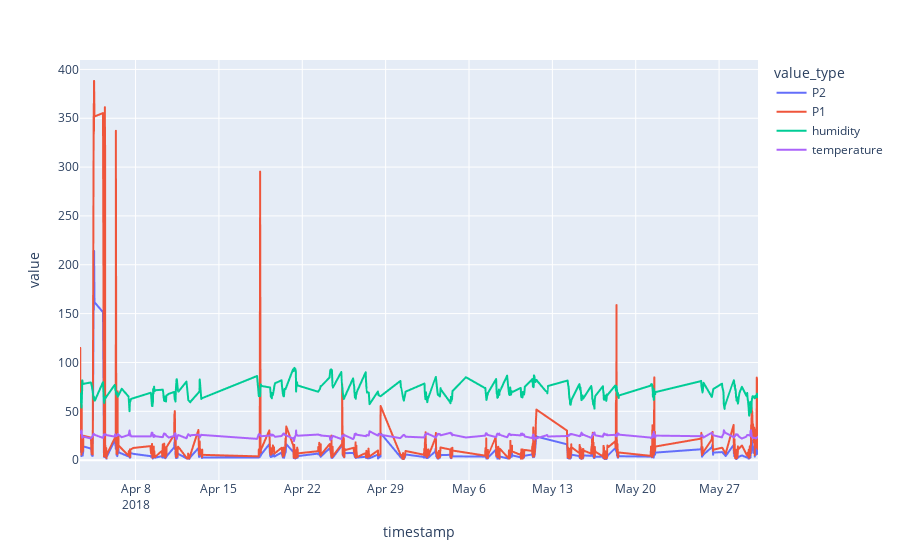

Notebook source saved alongside this figure:
### Markdown cell above
# let's see the values of humidity and staf during the whole time lapse

### Code cell
fig = px.line(df, x='timestamp', y='value', color='value_type')
fig.show()

### Figure 1 — Plotly figure (JSON) as saved in the notebook; plotly's stock layout.template omitted (floating-point values rounded to 4 significant figures; data arrays with more than 128 entries replaced by an {"elided": "..."} marker saying what was removed)
{"data": [{"hovertemplate": "value_type=P2<br>timestamp=%{x}<br>value=%{y}<extra></extra>", "legendgroup": "P2", "line": {"color": "#636efa", "dash": "solid"}, "marker": {"symbol": "circle"}, "mode": "lines", "name": "P2", "showlegend": true, "type": "scattergl", "x": {"elided": "2043 str values"}, "xaxis": "x", "y": {"elided": "2043 float values"}, "yaxis": "y"}, {"hovertemplate": "value_type=P1<br>timestamp=%{x}<br>value=%{y}<extra></extra>", "legendgroup": "P1", "line": {"color": "#EF553B", "dash": "solid"}, "marker": {"symbol": "circle"}, "mode": "lines", "name": "P1", "showlegend": true, "type": "scattergl", "x": {"elided": "2043 str values"}, "xaxis": "x", "y": {"elided": "2043 float values"}, "yaxis": "y"}, {"hovertemplate": "value_type=humidity<br>timestamp=%{x}<br>value=%{y}<extra></extra>", "legendgroup": "humidity", "line": {"color": "#00cc96", "dash": "solid"}, "marker": {"symbol": "circle"}, "mode": "lines", "name": "humidity", "showlegend": true, "type": "scattergl", "x": {"elided": "1854 str values"}, "xaxis": "x", "y": {"elided": "1854 float values"}, "yaxis": "y"}, {"hovertemplate": "value_type=temperature<br>timestamp=%{x}<br>value=%{y}<extra></extra>", "legendgroup": "temperature", "line": {"color": "#ab63fa", "dash": "solid"}, "marker": {"symbol": "circle"}, "mode": "lines", "name": "temperature", "showlegend": true, "type": "scattergl", "x": {"elided": "1853 str values"}, "xaxis": "x", "y": {"elided": "1853 float values"}, "yaxis": "y"}], "layout": {"legend": {"title": {"text": "value_type"}, "tracegroupgap": 0}, "margin": {"t": 60}, "xaxis": {"anchor": "y", "domain": [0, 1], "title": {"text": "timestamp"}}, "yaxis": {"anchor": "x", "domain": [0, 1], "title": {"text": "value"}}}}
